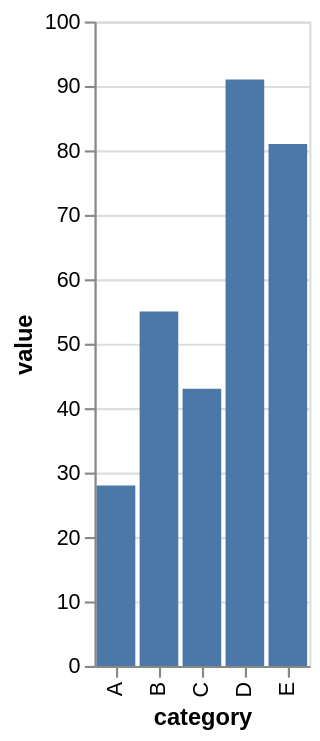

This figure's Vega-Lite source:
### Vega-Lite specification from a JSON file in a GitHub repository (floating-point values rounded to 4 significant figures)
{"$schema": "https://vega.github.io/schema/vega-lite/v6.json", "data": {"values": [{"category": "A", "value": 28}, {"category": "B", "value": 55}, {"category": "C", "value": 43}, {"category": "D", "value": 91}, {"category": "E", "value": 81}]}, "description": "Bars on a band scale.", "encoding": {"x": {"field": "category", "type": "nominal"}, "y": {"field": "value", "type": "quantitative"}}, "mark": "bar", "usermeta": {"easel": {"standin_ratio": 0.0211, "threshold": 0.05}}}
